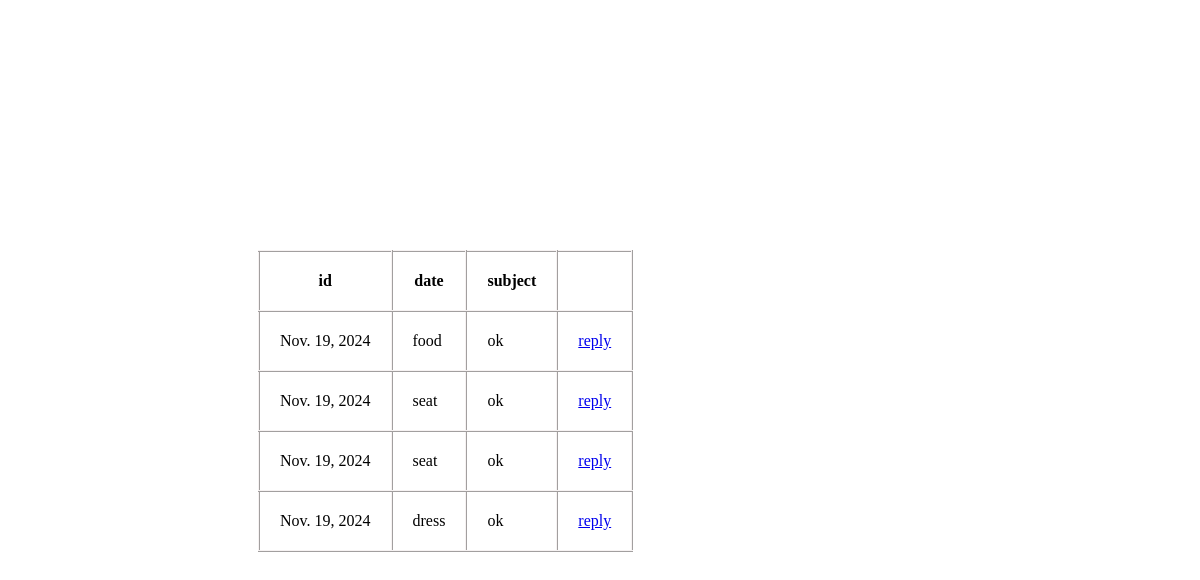
The page /view_complaint on the database as committed earlier.
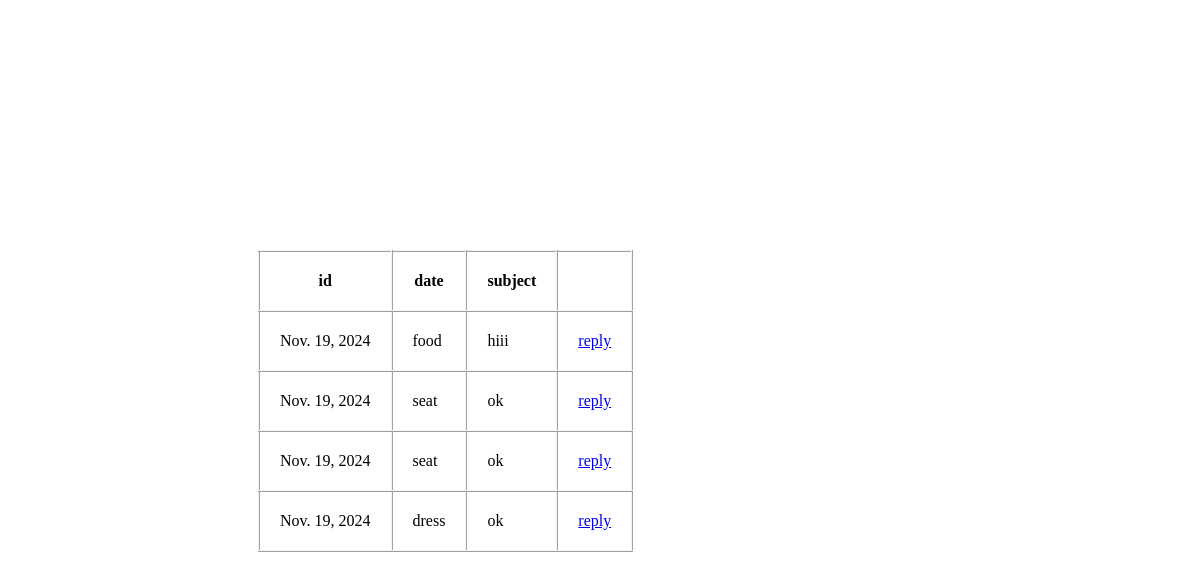
The same page on the database as committed later.
### Disaster_management_app/models.py (models this page shows)
class ComplaintTable(models.Model):
    VOLUNTEER=models.ForeignKey(VolunteersTable, on_delete=models.CASCADE)
    Date=models.DateField(blank=True, null=True)
    Subject=models.CharField(max_length=150, blank=True, null=True)
    Reply=models.CharField(max_length=150, blank=True, null=True)

### Disaster_management_app/views.py (the view)
# urls.py: path('view_complaint', view_complaint.as_view(), name="view complaint"),
class view_complaint(View):
    def get(self,request):
     obj=ComplaintTable.objects.all()
     return render(request, "Administration/view complaint.html",{'obj':obj})

### templates/Administration/view complaint.html (shortened to what this page needs)
<!DOCTYPE html>
<html lang="en">
<head>
    <link rel="stylesheet" href="complaint.css">
</head>
<body>
    <table  >
        <tr>
            <th>id</th>
            <th>date</th>
            <th>subject</th>
            <th></th>
        </tr>
        {% for i in obj %}
        <tr>
            <td>{{i.Date}}</td>
            <td>{{i.Subject}}</td>
            <td>{{i.Reply}}</td>
            <td>
      <a href="/reply/{{i.id}}">reply</a>
            </td>
        </tr>
        {% endfor %}
    </table>
</body>
</html>

Rows that differ between the two databases and show on the page:
changed ComplaintTable "food": Reply "ok" → "hiii"
